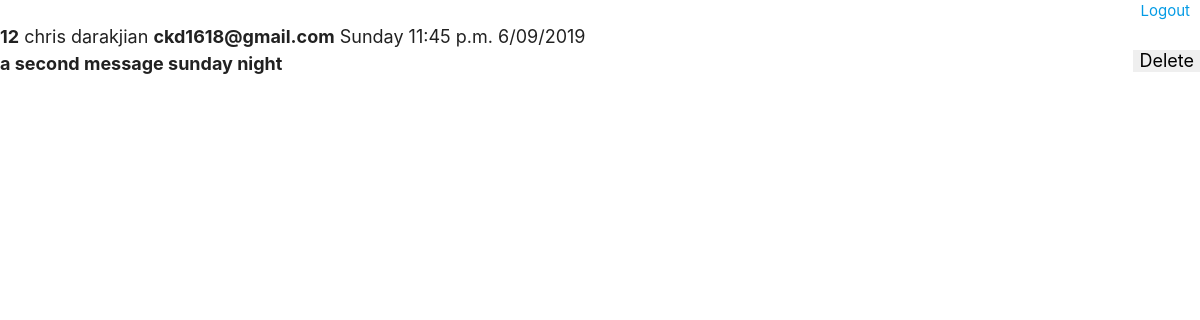
/dashboard (signed in), run on an earlier commit of the app's database.
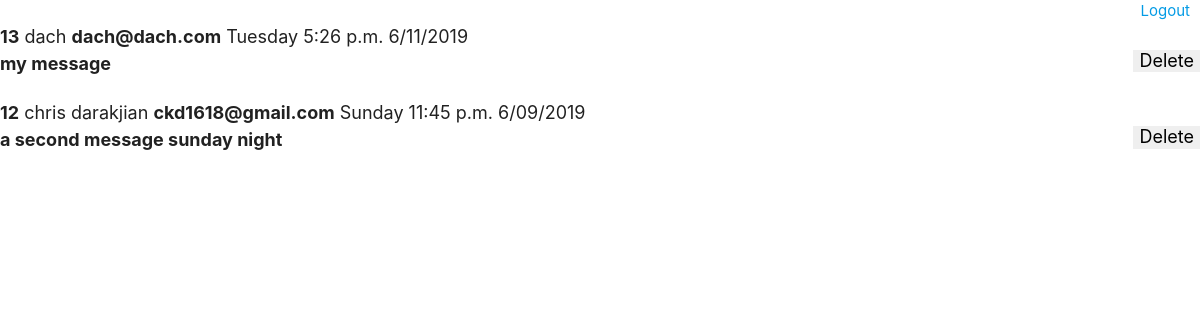
And on a later commit of the database.
### main/models.py (models this page shows)
class Note(models.Model):
  name = models.CharField(max_length=255, null=True, blank=True)
  email = models.CharField(max_length=255, null=True, blank=True)
  message = models.TextField(null=True, blank=True)
  createdAt = models.DateTimeField(auto_now_add=True, null=True, blank=True)
  updatedAt = models.DateTimeField(auto_now=True, null=True, blank=True)

### main/views.py (the view)
# urls.py: path('dashboard', views.dashboard, name='dashboard'),
def dashboard(request):
    if not 'userId' in request.session:
        messages.error(request, 'You need to login.')
        return redirect('/ckd')
    notes = Note.objects.all()
    user = User.objects.get(id=request.session['userId'])
    context = {
        'notes': notes,
        'user': user,
        'array5': [1,2,3,4,5],
    }
    return render(request, 'dashboard.html', context)

### main/templates/dashboard.html (shortened to what this page needs)
{% load static %}
<!DOCTYPE html>
<html lang="en">
<head>
    <link rel="stylesheet" type="text/css" href="{% static 'css/c1.css' %}">
    <link rel="stylesheet" href="https://cdnjs.cloudflare.com/ajax/libs/materialize/1.0.0-rc.2/css/materialize.min.css">
</head>
<body>
    <a class='floatr' href="/logout">Logout</a>
    <br>
    {% for n in notes reversed %}
        <p class="c b"><b>{{n.id}}</b> {{n.name}} <b>{{n.email}}</b> {{n.createdAt|date:'l P n/d/Y'}} </p>
        <p class="c b"><b>{{n.message|linebreaksbr}}</b> <button class="e" onclick="askToDelete('{{ n.id }}')">Delete</button> </p>
        <br>
    {% endfor %}
</body>
</html>

What changed in the data, as far as the page shows it:
added Note: id "13", name "dach", email "dach@dach.com", createdAt "Tuesday 5:26 p.m. 6/11/2019", message "my message"
